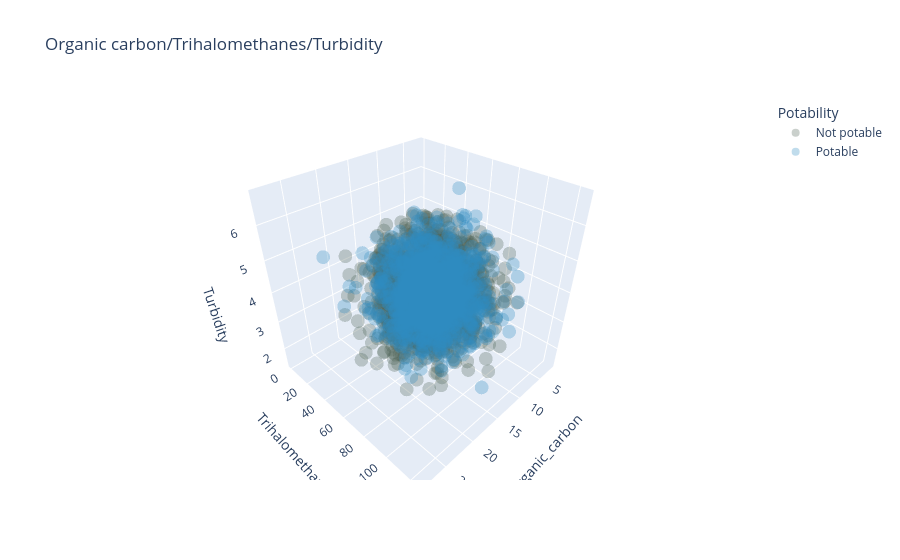

Notebook code cell kept with this figure:
### Code cell
fig = px.scatter_3d(water, x = 'Organic_carbon', y = 'Trihalomethanes', z = 'Turbidity', 
                    color = 'Potability', opacity = 0.3, title = 'Organic carbon/Trihalomethanes/Turbidity',
                    color_discrete_sequence = ['#4f6457', '#2E8BC0'])
fig.show()

### Figure 1 — Plotly figure (JSON) as saved in the notebook; plotly's stock layout.template omitted (floating-point values rounded to 4 significant figures; data arrays with more than 128 entries replaced by an {"elided": "..."} marker saying what was removed)
{"data": [{"hovertemplate": "Potability=Not potable<br>Organic_carbon=%{x}<br>Trihalomethanes=%{y}<br>Turbidity=%{z}<extra></extra>", "legendgroup": "Not potable", "marker": {"color": "#4f6457", "opacity": 0.3, "symbol": "circle"}, "mode": "markers", "name": "Not potable", "scene": "scene", "showlegend": true, "type": "scatter3d", "x": {"elided": "1998 float values"}, "y": {"elided": "1998 float values"}, "z": {"elided": "1998 float values"}}, {"hovertemplate": "Potability=Potable<br>Organic_carbon=%{x}<br>Trihalomethanes=%{y}<br>Turbidity=%{z}<extra></extra>", "legendgroup": "Potable", "marker": {"color": "#2E8BC0", "opacity": 0.3, "symbol": "circle"}, "mode": "markers", "name": "Potable", "scene": "scene", "showlegend": true, "type": "scatter3d", "x": {"elided": "1278 float values"}, "y": {"elided": "1278 float values"}, "z": {"elided": "1278 float values"}}], "layout": {"legend": {"title": {"text": "Potability"}, "tracegroupgap": 0}, "scene": {"domain": {"x": [0, 1], "y": [0, 1]}, "xaxis": {"title": {"text": "Organic_carbon"}, "type": "linear"}, "yaxis": {"title": {"text": "Trihalomethanes"}, "type": "linear"}, "zaxis": {"title": {"text": "Turbidity"}, "type": "linear"}, "aspectratio": {"x": 1, "y": 1, "z": 1}, "aspectmode": "auto"}, "title": {"text": "Organic carbon/Trihalomethanes/Turbidity"}, "autosize": true}}
